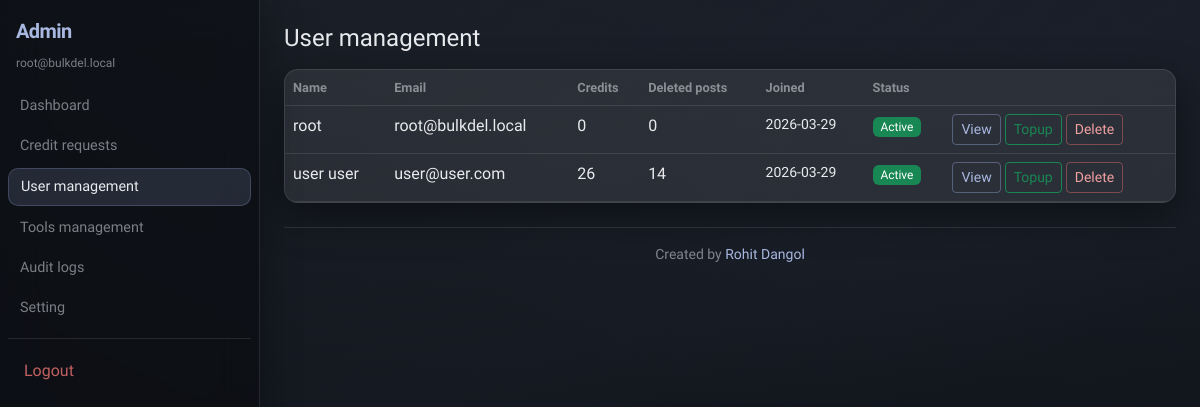
Page /admin-panel/users/ (signed in) on the earlier database version.
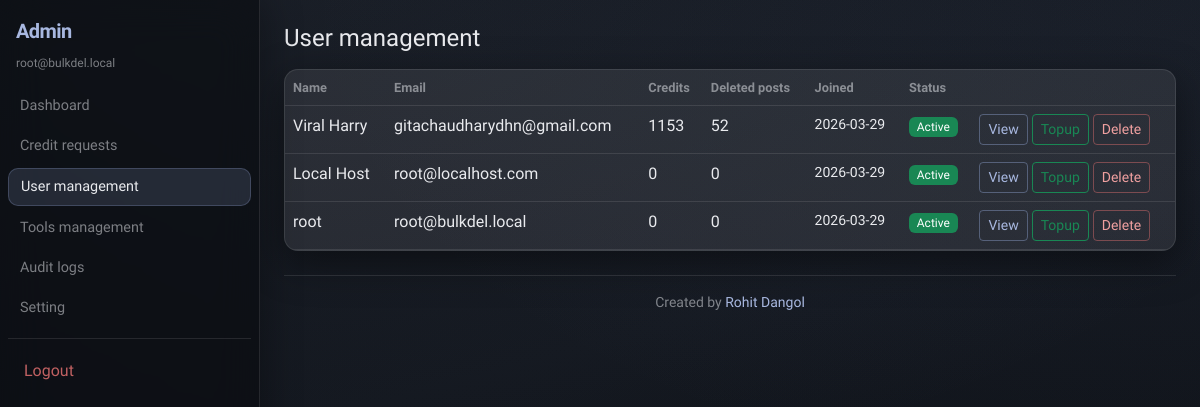
Same page on the later database version.
### accounts/models.py (models this page shows, shortened)
class CustomUser(AbstractUser):
    username = None
    email = models.EmailField("email address", unique=True)
    full_name = models.CharField(max_length=255)
    role = models.CharField(
        max_length=20,
        choices=[("user", "User"), ("admin", "Admin")],
        default="user",
    )
    deleted_at = models.DateTimeField(null=True, blank=True)
    objects = CustomUserManager()
    USERNAME_FIELD = "email"
    REQUIRED_FIELDS = ["full_name"]
    class Meta:
        db_table = "accounts_user"
        ordering = ["-date_joined"]
    @property
    def is_admin_role(self) -> bool:
        return self.role == "admin"

### adminpanel/views.py (the view)
# urls.py: path("users/", views.user_list, name="user_list"),
@login_required
@admin_role_required
def user_list(request):
    rows = []
    for u in CustomUser.objects.filter(deleted_at__isnull=True).order_by("-date_joined"):
        get_or_create_wallet(u)
        wallet = u.credit_wallet
        deleted_posts = (
            DeleteJob.objects.filter(user=u).aggregate(s=Sum("success_count"))["s"] or 0
        )
        rows.append(
            {
                "user": u,
                "credits": wallet.balance,
                "deleted_posts": deleted_posts,
            }
        )
    return render(request, "adminpanel/user_list.html", {"rows": rows})

### billing/services.py (called while the page is built)
def get_or_create_wallet(user):
    wallet, _ = CreditWallet.objects.get_or_create(user=user)
    return wallet

### core/context_processors.py (called while the page is built, shortened)
def _nav_section(path: str) -> str:
    if path.startswith("/tools"):
        return "tools"
    if path.startswith("/channels"):
        return "channel"
    if path.startswith("/billing"):
        return "billing"
    if path.startswith("/settings"):
        return "settings"
    if path.startswith("/dashboard"):
        return "dashboard"
    return "dashboard"

def _admin_nav_section(path: str) -> str:
    if path.startswith("/admin-panel/credit-requests"):
        return "credit_requests"
    if path.startswith("/admin-panel/users"):
        return "users"

### templates/adminpanel/user_list.html (shortened to what this page needs)
{% extends "base.html" %}
{% block content %}
<h1 class="h4 mb-3">User management</h1>
<div class="table-responsive shadow-sm bg-white rounded">
  <table class="table table-hover mb-0">
    <thead><tr><th>Name</th><th>Email</th><th>Credits</th><th>Deleted posts</th><th>Joined</th><th>Status</th><th></th></tr></thead>
    <tbody>
      {% for row in rows %}
        <tr>
          <td>{{ row.user.full_name }}</td>
          <td>{{ row.user.email }}</td>
          <td>{{ row.credits }}</td>
          <td>{{ row.deleted_posts }}</td>
          <td class="text-nowrap small">{{ row.user.date_joined|date:"Y-m-d" }}</td>
          <td>{% if row.user.is_active %}<span class="badge bg-success">Active</span>{% else %}<span class="badge bg-secondary">Inactive</span>{% endif %}</td>
          <td class="text-nowrap">
            <a class="btn btn-sm btn-outline-primary" href="{% url 'adminpanel:user_detail' row.user.pk %}">View</a>
            <a class="btn btn-sm btn-outline-success" href="{% url 'adminpanel:user_topup' row.user.pk %}">Topup</a>
            <form class="d-inline" method="post" action="{% url 'adminpanel:user_delete' row.user.pk %}" onsubmit="return confirm('Soft-delete this user?');">
              <button type="submit" class="btn btn-sm btn-outline-danger">Delete</button>
            </form>
          </td>
        </tr>
      {% empty %}
        <tr><td colspan="7" class="text-muted">No users.</td></tr>
      {% endfor %}
    </tbody>
  </table>
</div>
{% endblock %}

### templates/base.html (shortened to what this page needs)
{% load static %}
<!DOCTYPE html>
<html lang="en">
<head>
  <link href="https://cdn.jsdelivr.net/npm/bootstrap@5.3.3/dist/css/bootstrap.min.css" rel="stylesheet">
  <link rel="stylesheet" href="{% static 'css/app.css' %}">
</head>
<body class="{% if user.is_authenticated %}{% if nav_user_sidenav or nav_is_admin %}glass-app {% endif %}{% endif %}bg-light">
{% if user.is_authenticated and nav_user_sidenav %}
<div class="d-flex flex-column min-vh-100">
  <header class="d-md-none glass-mobile-header px-3 py-2 d-flex align-items-center justify-content-between">
    <a class="text-decoration-none brand-mark" href="{% url 'core:dashboard' %}">BulkGame</a>
    <button class="btn btn-glass btn-sm" type="button" data-bs-toggle="offcanvas" data-bs-target="#userSidenavOffcanvas" aria-controls="userSidenavOffcanvas">Menu</button>
  </header>
  <div class="d-flex flex-grow-1 min-vh-0">
    <aside class="app-sidenav-aside d-none d-md-flex flex-column glass-sidenav py-3">
      <a class="text-decoration-none px-3 mb-2 brand-mark fs-5" href="{% url 'core:dashboard' %}">BulkGame</a>
      <div class="brand-subtle px-3 mb-3 text-truncate" title="{{ user.email }}">{{ user.email }}</div>
      {% include "includes/user_sidenav_links.html" %}
    </aside>
    <div class="offcanvas offcanvas-start d-md-none glass-offcanvas" tabindex="-1" id="userSidenavOffcanvas" aria-labelledby="userSidenavLabel">
      <div class="offcanvas-header border-bottom border-secondary border-opacity-25">
        <div>
          <div class="brand-mark" id="userSidenavLabel">BulkGame</div>
          <div class="brand-subtle text-truncate" style="max-width: 200px;">{{ user.email }}</div>
        </div>
        <button type="button" class="btn-close" data-bs-dismiss="offcanvas" aria-label="Close"></button>
      </div>
      <div class="offcanvas-body pt-3">
        {% include "includes/user_sidenav_links.html" %}
      </div>
    </div>
    <div class="flex-grow-1 overflow-auto">
      <div class="p-3 p-md-4 app-max">
{% elif user.is_authenticated and nav_is_admin %}
<div class="d-flex flex-column min-vh-100">
  <div class="d-flex flex-grow-1 min-vh-0">
    <aside class="app-sidenav-aside d-none d-md-flex flex-column glass-sidenav py-3">
      <a class="text-decoration-none px-3 mb-2 brand-mark fs-5" href="{% url 'adminpanel:dashboard' %}">Admin</a>
      <div class="brand-subtle px-3 mb-3 text-truncate" title="{{ user.email }}">{{ user.email }}</div>
      {% include "includes/admin_sidenav_links.html" %}
    </aside>
    <div class="flex-grow-1 overflow-auto">
      <div class="p-3 p-md-4 app-max">
{% endif %}
        {% block content %}{% endblock %}
        {% include "includes/site_footer.html" %}
{% if user.is_authenticated and nav_user_sidenav %}
      </div>
    </div>
  </div>
</div>
{% elif user.is_authenticated and nav_is_admin %}
      </div>
    </div>
  </div>
</div>
{% else %}
  </main>
{% endif %}
</body>
</html>

Differences in the rows shown:
no longer on this page (row edited): CustomUser: user.full_name "user user", user.email "user@user.com", credits "26", deleted_posts "14", user.date_joined "2026-03-29", is_active "Active"
added CustomUser: user.full_name "Viral Harry", user.email "gitachaudharydhn@gmail.com", credits "1153", deleted_posts "52", user.date_joined "2026-03-29", is_active "Active"
added CustomUser: user.full_name "Local Host", user.email "root@localhost.com", credits "0", deleted_posts "0", user.date_joined "2026-03-29", is_active "Active"
